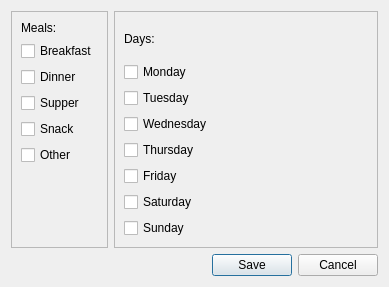
<?xml version="1.0" encoding="UTF-8"?>
<ui version="4.0">
 <class>Dialog</class>
 <widget class="QDialog" name="Dialog">
  <property name="geometry">
   <rect>
    <x>0</x>
    <y>0</y>
    <width>389</width>
    <height>287</height>
   </rect>
  </property>
  <property name="windowTitle">
   <string>Dialog</string>
  </property>
  <layout class="QGridLayout" name="gridLayout_2">
   <item row="0" column="0">
    <widget class="QFrame" name="mealsFrame">
     <property name="frameShape">
      <enum>QFrame::StyledPanel</enum>
     </property>
     <property name="frameShadow">
      <enum>QFrame::Raised</enum>
     </property>
     <layout class="QVBoxLayout" name="verticalLayout_3">
      <item>
       <layout class="QVBoxLayout" name="verticalLayout_2">
        <item>
         <widget class="QLabel" name="label">
          <property name="text">
           <string>Meals:</string>
          </property>
         </widget>
        </item>
        <item>
         <widget class="QCheckBox" name="breakfastCheckBox">
          <property name="text">
           <string>Breakfast</string>
          </property>
         </widget>
        </item>
        <item>
         <widget class="QCheckBox" name="dinnerCheckBox">
          <property name="text">
           <string>Dinner</string>
          </property>
         </widget>
        </item>
        <item>
         <widget class="QCheckBox" name="supperCheckBox">
          <property name="text">
           <string>Supper</string>
          </property>
         </widget>
        </item>
        <item>
         <widget class="QCheckBox" name="snackCheckBox">
          <property name="text">
           <string>Snack</string>
          </property>
         </widget>
        </item>
        <item>
         <widget class="QCheckBox" name="otherCheckBox">
          <property name="text">
           <string>Other</string>
          </property>
         </widget>
        </item>
       </layout>
      </item>
      <item>
       <spacer name="verticalSpacer">
        <property name="orientation">
         <enum>Qt::Vertical</enum>
        </property>
        <property name="sizeHint" stdset="0">
         <size>
          <width>20</width>
          <height>31</height>
         </size>
        </property>
       </spacer>
      </item>
     </layout>
    </widget>
   </item>
   <item row="0" column="1">
    <widget class="QFrame" name="daysFrame">
     <property name="frameShape">
      <enum>QFrame::StyledPanel</enum>
     </property>
     <property name="frameShadow">
      <enum>QFrame::Raised</enum>
     </property>
     <layout class="QGridLayout" name="gridLayout">
      <item row="0" column="0">
       <layout class="QVBoxLayout" name="verticalLayout">
        <item>
         <widget class="QLabel" name="daysLabel">
          <property name="text">
           <string>Days:</string>
          </property>
         </widget>
        </item>
        <item>
         <widget class="QCheckBox" name="mondayCheckBox">
          <property name="text">
           <string>Monday</string>
          </property>
         </widget>
        </item>
        <item>
         <widget class="QCheckBox" name="tuesdayCheckBox">
          <property name="text">
           <string>Tuesday</string>
          </property>
         </widget>
        </item>
        <item>
         <widget class="QCheckBox" name="wednesdayCheckBox">
          <property name="text">
           <string>Wednesday</string>
          </property>
         </widget>
        </item>
        <item>
         <widget class="QCheckBox" name="thursdayCheckBox">
          <property name="text">
           <string>Thursday</string>
          </property>
         </widget>
        </item>
        <item>
         <widget class="QCheckBox" name="fridayCheckBox">
          <property name="text">
           <string>Friday</string>
          </property>
         </widget>
        </item>
        <item>
         <widget class="QCheckBox" name="saturdayCheckBox">
          <property name="text">
           <string>Saturday</string>
          </property>
         </widget>
        </item>
        <item>
         <widget class="QCheckBox" name="sundayCheckBox">
          <property name="text">
           <string>Sunday</string>
          </property>
         </widget>
        </item>
       </layout>
      </item>
     </layout>
    </widget>
   </item>
   <item row="1" column="1">
    <widget class="QDialogButtonBox" name="buttonBox">
     <property name="orientation">
      <enum>Qt::Horizontal</enum>
     </property>
     <property name="standardButtons">
      <set>QDialogButtonBox::Cancel|QDialogButtonBox::Save</set>
     </property>
    </widget>
   </item>
  </layout>
 </widget>
 <resources/>
 <connections/>
</ui>
